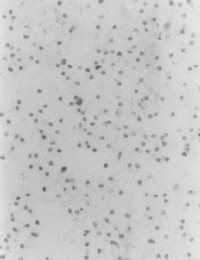
#> input picture ProcessamentoDigitalImagens/lab02/img/clc3/clc3.png, 200 x 260 px
$ jupyter execute ConectectedComponentsII.ipynb
#> lines starting #> are read from the running program, lines starting #| are printed output that depends on the picture; after the words box and inside, x2 and y2 are one past the last pixel; in counts of white or black regions, pixels touching at a corner belong together
[cell 1]
import cv2
import numpy as np

def img_object_search(mtx, pixel, label, neighborhood):
    x, y = pixel
    mtx[x, y] = label
    pixelArray = [pixel]
    while pixelArray:
         x, y = pixelArray.pop()
         for i in neighbor(mtx, x, y, neighborhood):
             nx, ny = i
             labeled = mtx[nx, ny]
             if labeled > 0 and labeled != label:
                 mtx[nx, ny] = label
                 pixelArray.append(i)

def neighbor(mtx, x, y, neighborhood):
    neighbor = []
    if x+1 < mtx.shape[0]:
        if neighborhood == 8 and y+1 < mtx.shape[1]:
            neighbor.append((x+1, y+1))
        neighbor.append((x+1, y))
    if x-1 >= 0:
        if neighborhood == 8 and y-1 >= 0:
            neighbor.append((x-1, y-1))
        neighbor.append((x-1, y))
    if y+1 < mtx.shape[1]:
        if neighborhood == 8 and x-1 >= 0:
            neighbor.append((x-1, y+1))
        neighbor.append((x, y+1))
    if y-1 >= 0:
        if neighborhood == 8 and x+1 < mtx.shape[0]:
            neighbor.append((x+1, y-1))
        neighbor.append((x, y-1))
    return neighbor

def img_object_count(img):
    mtx = np.matrix(img)
    neighborhood = int(input("Vizinhança: "))
    label = 10
    objects = 0
    for x in range(mtx.shape[0]):
        for y in range(mtx.shape[1]):
            labeled = mtx[x, y]
            if labeled == 255 and labeled != label:
                objects += 1
                img_object_search(mtx, (x, y), label, neighborhood)
                label += 1
    return objects, mtx

img = cv2.imread("img/clc3/clc3.png", cv2.IMREAD_GRAYSCALE)
#> img is the input picture: shape (260, 200); min 88, max 236, mean 198.6

tr, imgBinary = cv2.threshold(img, 151, 255, cv2.THRESH_BINARY_INV)
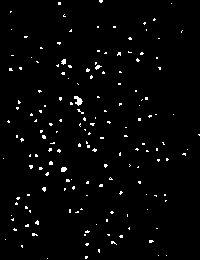
#> imgBinary: shape (260, 200); 2.2% white in thin lines or dots

objects, imgLabeled = img_object_count(imgBinary)
#> the answer given: 3
#> after the loop in img_object_count, `for x in range(mtx.shape[0]):`:
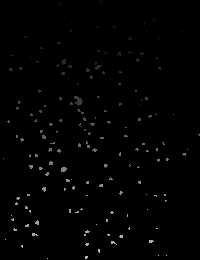
#> mtx: shape (260, 200); 2.2% of pixels changed, all inside (x1, y1, x2, y2) = (3, 0, 200, 259)
#> after the loop in img_object_count, `for x in range(mtx.shape[0]):`: label = 183; objects = 173
#> objects = 173

cv2.imwrite("img/clc3/clc3Labeled.png", imgLabeled)

cv2.imshow("imgLabeled", imgLabeled)

cv2.waitKey(0)

cv2.destroyAllWindows()

print(f"A imagem tem {objects} objetos.")
#| A imagem tem 173 objetos.
